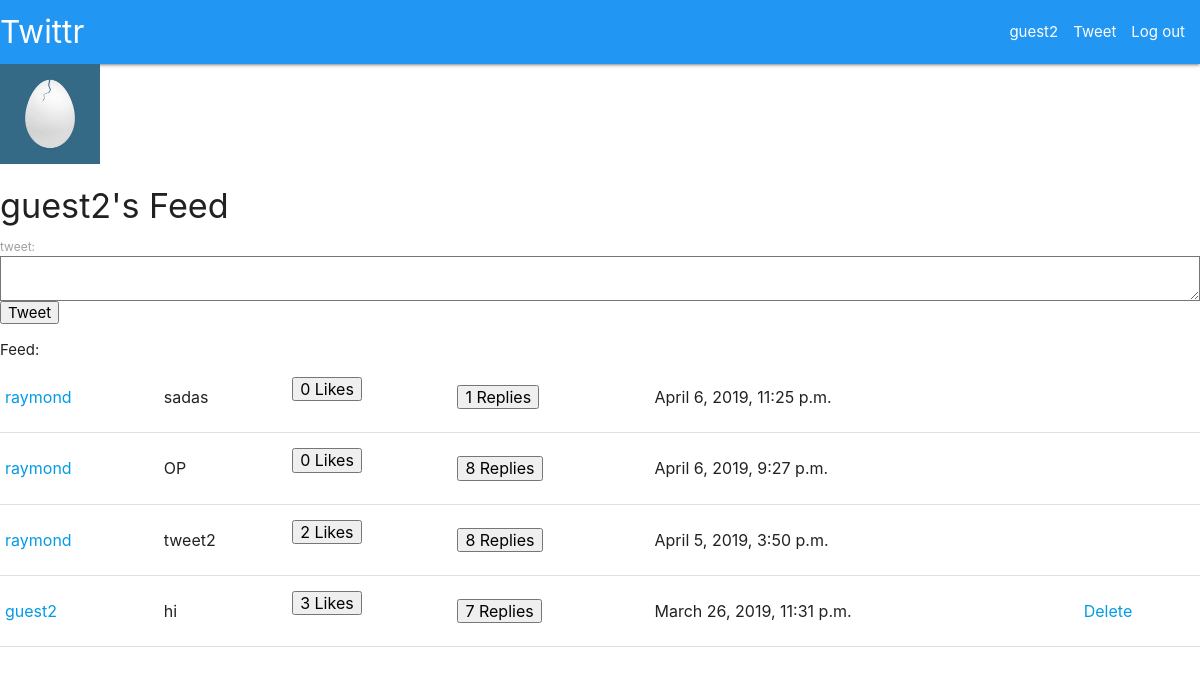
The app's page / (signed in), older data.
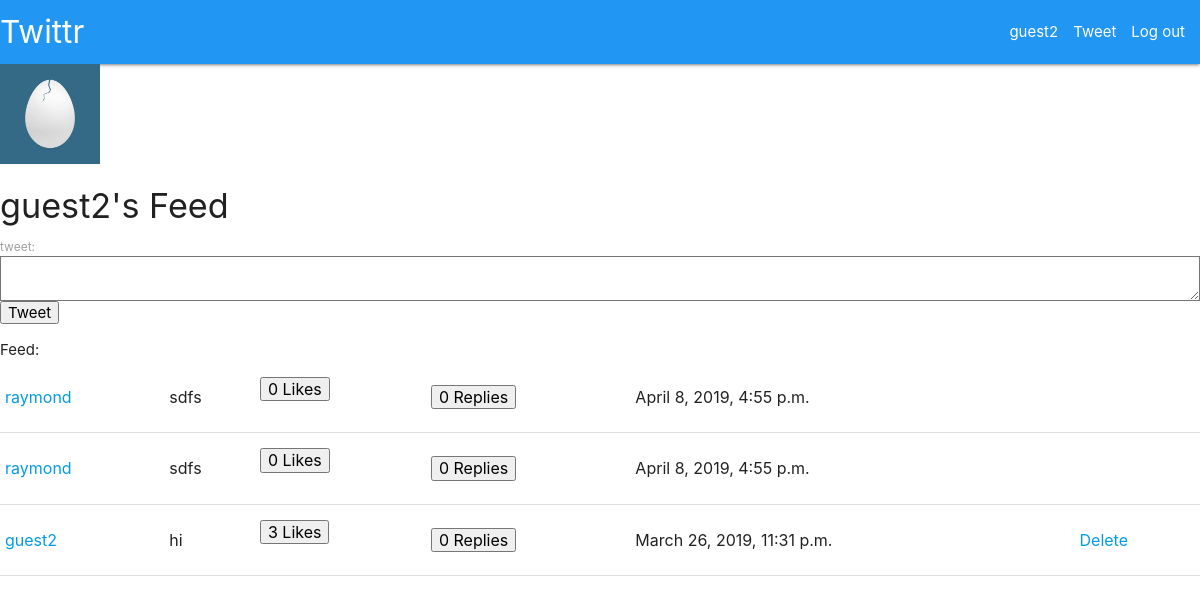
The same page, newer data.
### feed/models.py (models this page shows, shortened)
class Tweet(models.Model):
    tweet_content = models.CharField(max_length=280)
    tweet_author = models.ForeignKey(User, on_delete=models.CASCADE)
    date_posted = models.DateTimeField()

### feed/views.py (the view, shortened to what this page needs)
# urls.py: path('', views.index, name='index'),
def index(request):
    username = None
    user = None
    if request.user.is_authenticated:
        username = request.user.username
        user = User.objects.get(username=username)
    else:
        return redirect('/login')
    tweet_form = TweetForm()
    following = Follower.objects.select_related().filter(follower=user)
    feed_tweets = Tweet.objects.none()
    for follow in following:
        tweets = Tweet.objects.select_related().filter(tweet_author=follow.followed)
        feed_tweets = feed_tweets | tweets
    feed_tweets = feed_tweets | Tweet.objects.select_related().filter(tweet_author=user)
    feed_tweets = feed_tweets.order_by('-date_posted')
    return render(request, 'feed/feed.html', {'tweet_form': tweet_form, 'feed_tweets': feed_tweets})

### feed/forms.py
class TweetForm(forms.Form):
    tweet = forms.CharField(label='tweet', max_length=240, widget=forms.Textarea)

### feed/templates/feed/feed.html (shortened to what this page needs)
{% extends 'feed/base.html' %}
{% load static %}
{% block content %}
{% if user.is_authenticated %}
  {% if user.profile.picture %}
    <img src="{{ user.profile.picture.url }}" width=100 />
  {% else %}
    <img src="{% static 'feed/images/twittr_egg.jpg' %}" width=100 />
  {% endif %}
  <h4>{{ user.username }}'s Feed</h4>
  <form method="POST">
    {{ tweet_form }}
    <button type="submit">Tweet</button>
  </form>
{% else %}
  <p>Log in or Register!</p>
{% endif %}
{% if feed_tweets %}
<table class="highlight">
  {% for tweet in feed_tweets %}
      <tr>
        <td>
          <a href="/{{ tweet.tweet_author }}">
            {{ tweet.tweet_author }}
          </a>
        </td>
        <td>
          {{ tweet.tweet_content }}
        </td>
        <td>
          <form method="POST">
            <button type="submit" class="" name="like" value="{{ tweet.pk }}">
              {{ tweet.like_set.all.count }} Likes
            </button>
          </form>
        </td>
        <td>
          <button data-target="tweet{{ tweet.pk }}" class="modal-trigger">
            {{ tweet.reply_set.all.count }} Replies
          </button>
        </td>
        <td>
          {{ tweet.date_posted }}
        </td>
        {% if tweet.tweet_author == user %}
        <td>
          <a href="/delete/{{ tweet.pk }}/feed">
            Delete
          </a>
        </td>
        {% endif %}
      </tr>
  {% endfor %}
</table>
{% endif %}
{% endblock %}

### feed/templates/feed/base.html (shortened to what this page needs)
{% load static %}
<head>
    <link rel="stylesheet" href="https://cdnjs.cloudflare.com/ajax/libs/materialize/1.0.0/css/materialize.min.css">
    <link rel="stylesheet" type="text/css" href="{% static 'feed/style.css' %}">
</head>
<body>
    <nav>
        <div class="nav-wrapper blue">
          <a href="/" class="brand-logo">Twittr</a>
          <ul id="nav-mobile" class="right hide-on-med-and-down">
            {% if user.is_authenticated %}
              <li><a href="/{{ user.username }}">{{ user.username }}</a></li>
              <li>Tweet</li>
              <li><a href='/logout'>Log out</a></li>
            {% else %}
              <li><a href='/login'>Log in</a></li>
              <li><a href='/register'>Register</a></li>
            {% endif %}
          </ul>
        </div>
      </nav>
    {% block content %}
    {% endblock %}
</body>

Row changes from the older to the newer data that the page shows:
removed Tweet: tweet_author "raymond", tweet_content "sadas", like_set.all.count "0", reply_set.all.count "1", date_posted "April 6, 2019, 11:25 p.m."
removed Tweet: tweet_author "raymond", tweet_content "OP", like_set.all.count "0", reply_set.all.count "8", date_posted "April 6, 2019, 9:27 p.m."
removed Tweet: tweet_author "raymond", tweet_content "tweet2", like_set.all.count "2", reply_set.all.count "8", date_posted "April 5, 2019, 3:50 p.m."
added Tweet: tweet_author "raymond", tweet_content "sdfs", like_set.all.count "0", reply_set.all.count "0", date_posted "April 8, 2019, 4:55 p.m."
added Tweet: tweet_author "raymond", tweet_content "sdfs", like_set.all.count "0", reply_set.all.count "0", date_posted "April 8, 2019, 4:55 p.m."
computed for Tweet "hi": reply_set.all.count "7" → "0"
